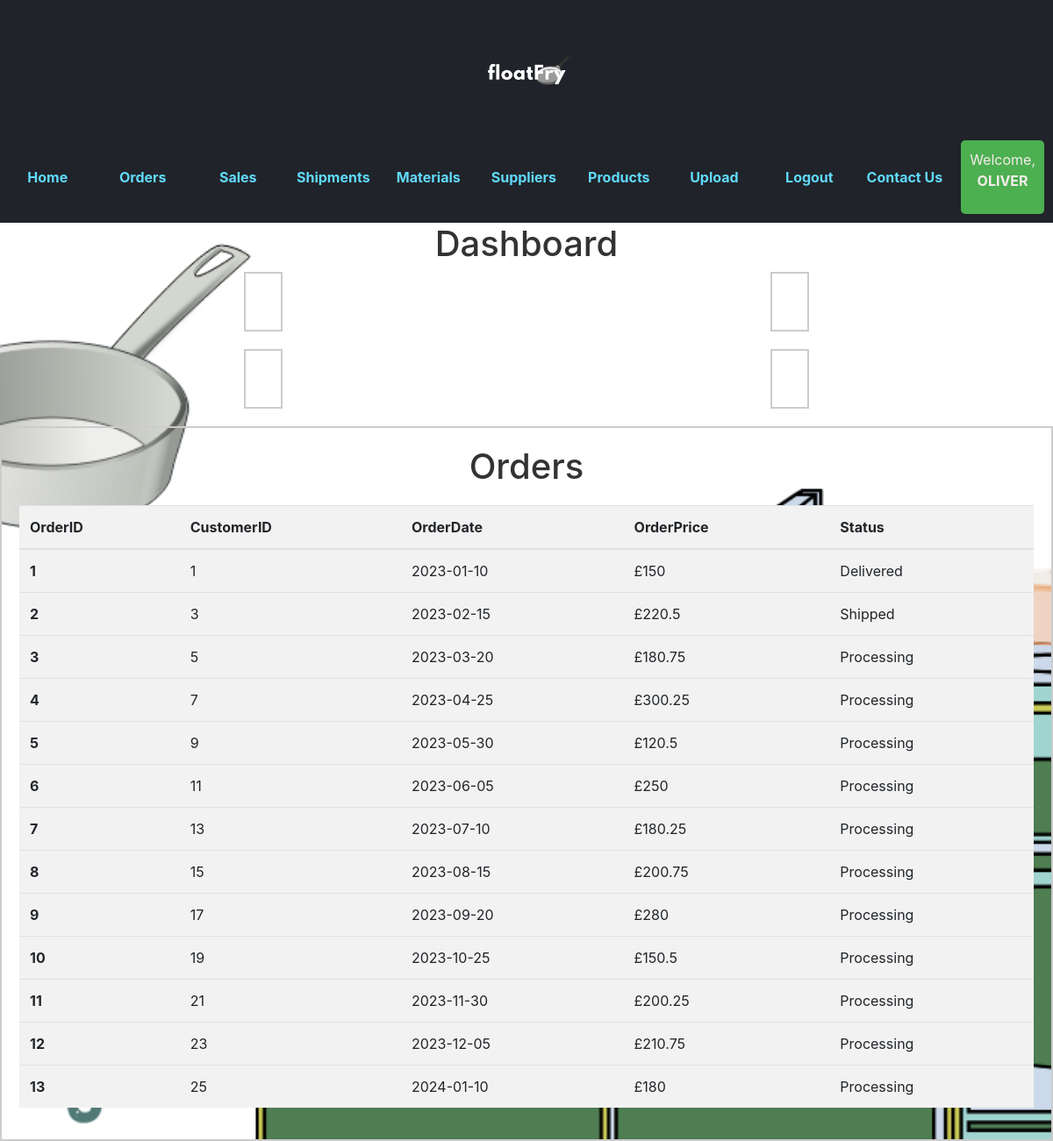
Screenshot of /home (signed in) with the database file from the repository.
### tables this page shows
CREATE TABLE Accounts (
    AccountsID INTEGER PRIMARY KEY AUTOINCREMENT,
    Username VARCHAR(255),
    Admin BOOLEAN,
    RoleID INTEGER,
    Role VARCHAR(255),
    EmployeeID INTEGER, Password VARCHAR(100),
    FOREIGN KEY (RoleID) REFERENCES Roles(RoleID),
    FOREIGN KEY (EmployeeID) REFERENCES Employees(EmployeeID)
);

CREATE TABLE Orders (
    OrderID INT PRIMARY KEY,
    CustomerID INT,
    OrderedDate DATE,
    OrderPrice DECIMAL(10, 2),
    OrderStatus VARCHAR(255),
    FOREIGN KEY (CustomerID) REFERENCES Customers(CustomerID)
);

### Test.py (the view)
@app.route('/home')
def home():
    user = get_current_user()
    db = get_db()
    if 'logged_in' in session and session['logged_in']:
        all_entries_cursor = db.execute('SELECT * FROM Orders')
        orders = all_entries_cursor.fetchall()
        image = '/Users/muhammadusman/Downloads/django/JustInTime/graphs/sales_graph.png'
        return render_template('home.html', user = user, orders= orders, image = image)
    else:
        return redirect(url_for('login'))

### Test.py (called while the page is built)
def get_current_user():
    user = None
    if "user" in session:
        user = session['user']
        print(user)
        db = get_db()
        user_cursor = db.execute("select * from Accounts where Username = ?", [user])
        user = user_cursor. fetchone()
    return user

### users_database.py (called while the page is built)
def connect_database():
    sql =  sqlite3.connect("/Users/muhammadusman/Downloads/django/JustInTime/Floatfry.db")
    sql.row_factory = sqlite3.Row
    return sql

def get_db():
    if not hasattr(g, 'FloatFry_db'):
        g.FloatFry_db = connect_database()
    return g.FloatFry_db

### templates/home.html (shortened to what this page needs)
{%from 'links.html' import links %}
<!DOCTYPE html>
<html lang="en">
<head>
    <link rel="stylesheet" href="{{ url_for('static', filename='styles.css') }}">
    <link rel="stylesheet" href="https://maxcdn.bootstrapcdn.com/bootstrap/4.5.2/css/bootstrap.min.css">
    <link href="file:///Macintosh HD/Users/muhammadusman/Downloads/django/JustInTime/static/styles.css" rel="stylesheet" type="text/css">
</head>
<body style="max-width: none">
    <header>
        <div class="logo">
            <img src="{{ url_for('static', filename='float_fry_logo.png') }}" alt="Float Fry Logo">
        </div>
        <nav>
            {{ links(user) }}
        </nav>
    </header>
    <h1>Dashboard</h1>
    <div class="container-row">
        <div class="container">
        </div>
        <div class="container">
        </div>
    </div>
    <div class="container-row">
        <div class="container">
        </div>
        <div class="container">
        </div>
    </div>
    <div class="order-container">
        <h1>Orders</h1>
        <table class="table">
            <thead>
                <tr>
                    <th scope="col">OrderID</th>
                    <th scope="col">CustomerID</th>
                    <th scope="col">OrderDate</th>
                    <th scope="col">OrderPrice</th>
                    <th scope="col">Status</th>
                </tr>
            </thead>
            <tbody>
                {% if orders %}
                    {% for ord in orders %}
                        <tr>
                            <th scope="row">{{ ord["OrderID"] }}</th>
                            <td>{{ ord["CustomerID"] }}</td>
                            <td>{{ ord["OrderedDate"] }}</td>
                            <td>£{{ ord["OrderPrice"] }}</td>
                            <td>{{ ord["OrderStatus"] }}</td>
                        </tr>
                    {% endfor %}
                {% endif %}
            </tbody>
        </table>
    </div>
</body>
</html>

### templates/links.html (shortened to what this page needs)
{% macro links(user)%}
    <ul>
        {% if user %}
        <li><a href="{{ url_for('home') }}">Home</a></li>
        <li><a href="{{ url_for('orders') }}">Orders</a></li>
        <li><a href="{{ url_for('sales') }}">Sales</a></li>
        <li><a href="{{ url_for('shipments') }}">Shipments</a></li>
        <li><a href="{{ url_for('materials') }}">Materials</a></li>
        <li><a href="{{ url_for('suppliers') }}">Suppliers</a></li>
        <li><a href="{{ url_for('products') }}">Products</a></li>
        <li><a href="{{ url_for('upload_file') }}">Upload</a></li>
        <li><a href="{{ url_for('logout') }}">Logout</a></li>
        {% endif %}
        <li><a href="{{ url_for('contact') }}">Contact Us</a></li>
        <li>
            {% if user %}
                <div class="user-info">
                    <p>Welcome, <span>{{ user['username'] }}</span></p>
                </div>
            {% endif %}
        </li>
    </ul>
{%endmacro%}

### static/styles.css (style rules this page uses)
body { font-family: Arial, sans-serif; background-color: #f0f0f0; margin: 0; padding: 0; background: url('splash.png'); background-size: cover; opacity: 1; }
header { background-color: #20232a; color: #61dafb; padding: 10px; display: flex; justify-content: space-between; align-items: center; }
.logo img { width: 150px; }
nav ul { list-style-type: none; display: flex; gap: 20px; margin: 0; padding: 0; align-items: center; justify-content: space-between; }
nav ul li { flex: 1; text-align: center; }
nav ul li a { text-decoration: none; color: #61dafb; font-weight: bold; transition: color 0.2s; display: block; padding: 10px 0; }
.user-info { background-color: #f9f1f1; color: rgb(0, 0, 0); padding: 5px 10px; border-radius: 5px; }
h1 { text-align: center; margin-top: 50px; font-size: 36px; color: #333; }
.table { width: 100%; border-collapse: collapse; margin-top: 20px; color: rgb(247, 237, 237); background-color: #f2f2f2; }
.user-info { background-color: #4CAF50; color: white; padding: 10px; border-radius: 5px; }
.user-info span { font-weight: bold; }
p { font-size: 16px; color: rgb(247, 237, 237); }

### templates/home.html (style rules this page uses)
.container-row { display: flex; justify-content: space-between; }
.container { width: 5px; max-width: 8000%; margin-top: 0; padding: 20px; border: 2px solid #ccc; opacity: 1; opacity: 1; margin-left: auto; margin-right: auto; margin-bottom: 20px; }
.order-container { width: 100%; max-width: 1200px; margin: 0 auto; padding: 20px; border: 2px solid #ccc; opacity: 1; height: auto; overflow: auto; }
img { max-width: 8000%; height: auto; display: block; margin: 0 auto; }

### rows the page displays
Accounts: username "OLIVER"
Orders: OrderID "1", CustomerID "1", OrderedDate "2023-01-10", OrderPrice "150", OrderStatus "Delivered"
Orders: OrderID "2", CustomerID "3", OrderedDate "2023-02-15", OrderPrice "220.5", OrderStatus "Shipped"
Orders: OrderID "3", CustomerID "5", OrderedDate "2023-03-20", OrderPrice "180.75", OrderStatus "Processing"
Orders: OrderID "4", CustomerID "7", OrderedDate "2023-04-25", OrderPrice "300.25", OrderStatus "Processing"
Orders: OrderID "5", CustomerID "9", OrderedDate "2023-05-30", OrderPrice "120.5", OrderStatus "Processing"
Orders: OrderID "6", CustomerID "11", OrderedDate "2023-06-05", OrderPrice "250", OrderStatus "Processing"
Orders: OrderID "7", CustomerID "13", OrderedDate "2023-07-10", OrderPrice "180.25", OrderStatus "Processing"
Orders: OrderID "8", CustomerID "15", OrderedDate "2023-08-15", OrderPrice "200.75", OrderStatus "Processing"
Orders: OrderID "9", CustomerID "17", OrderedDate "2023-09-20", OrderPrice "280", OrderStatus "Processing"
Orders: OrderID "10", CustomerID "19", OrderedDate "2023-10-25", OrderPrice "150.5", OrderStatus "Processing"
Orders: OrderID "11", CustomerID "21", OrderedDate "2023-11-30", OrderPrice "200.25", OrderStatus "Processing"
Orders: OrderID "12", CustomerID "23", OrderedDate "2023-12-05", OrderPrice "210.75", OrderStatus "Processing"
Orders: OrderID "13", CustomerID "25", OrderedDate "2024-01-10", OrderPrice "180", OrderStatus "Processing"
